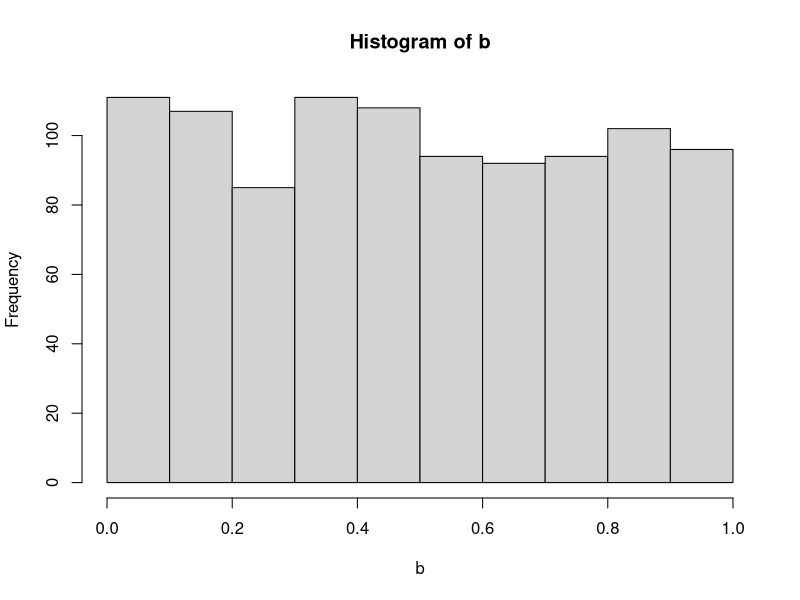
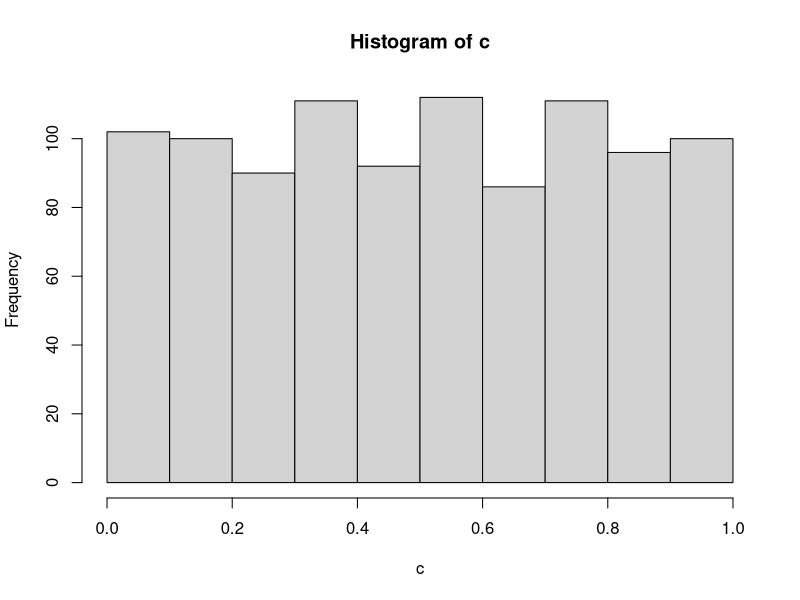

Here is the R script that generated these plots, in order:
## ---- chunk 1
knitr::opts_chunk$set(echo = TRUE)
## ---- chunk 2
#Create the variables b and c, using the function runif
#runif will run 1000, and not reach the min or max 
b <- runif(1000, min = 0, max = 1)
c <- runif(1000, min = 0, max = 1)

#Let's use historgrams to check the distributions of the b and c variables, both are about evenly distributed
hist(b)

hist(c)
## ---- chunk 3
#Sum gives the total number of values that meet the condition, in this case values below 0.5
ans_A <- sum(b + c < 0.5)

#Divide by 1000 to calculate the probability
ans_A <- ans_A/1000

paste("The probability is", ans_A)
## ---- chunk 4
ans_B <- sum(b*c < 0.5)/1000
paste("The probability is", ans_B)
## ---- chunk 5
ans_C <- sum(abs(b-c) < 0.5)/1000
paste("The probability is", ans_C)
## ---- chunk 6
#Used Max function and the answer was .001, so used the pmax and pmin functions
ans_D <- sum(pmax(b,c) < 0.5)/1000
paste("The probability is", ans_D)
## ---- chunk 7
ans_E <- sum(pmin(b,c) < 0.5)/1000
paste("The probability is", ans_E)
